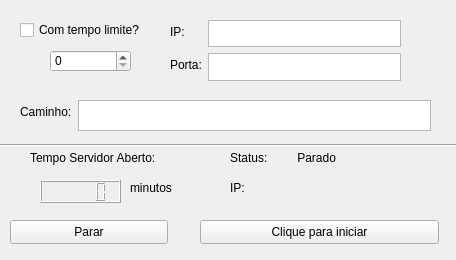
<?xml version="1.0" encoding="UTF-8"?>
<ui version="4.0">
 <class>MainWindow</class>
 <widget class="QMainWindow" name="MainWindow">
  <property name="geometry">
   <rect>
    <x>0</x>
    <y>0</y>
    <width>456</width>
    <height>260</height>
   </rect>
  </property>
  <property name="minimumSize">
   <size>
    <width>456</width>
    <height>260</height>
   </size>
  </property>
  <property name="maximumSize">
   <size>
    <width>456</width>
    <height>260</height>
   </size>
  </property>
  <property name="palette">
   <palette>
    <active>
     <colorrole role="BrightText">
      <brush brushstyle="SolidPattern">
       <color alpha="255">
        <red>0</red>
        <green>0</green>
        <blue>0</blue>
       </color>
      </brush>
     </colorrole>
    </active>
    <inactive>
     <colorrole role="BrightText">
      <brush brushstyle="SolidPattern">
       <color alpha="255">
        <red>255</red>
        <green>255</green>
        <blue>255</blue>
       </color>
      </brush>
     </colorrole>
    </inactive>
    <disabled>
     <colorrole role="BrightText">
      <brush brushstyle="SolidPattern">
       <color alpha="255">
        <red>0</red>
        <green>0</green>
        <blue>0</blue>
       </color>
      </brush>
     </colorrole>
    </disabled>
   </palette>
  </property>
  <property name="windowTitle">
   <string>Servidor de Arquivos - Lucas Rocha</string>
  </property>
  <widget class="QWidget" name="centralwidget">
   <widget class="QWidget" name="formLayoutWidget">
    <property name="geometry">
     <rect>
      <x>170</x>
      <y>20</y>
      <width>231</width>
      <height>61</height>
     </rect>
    </property>
    <layout class="QFormLayout" name="formLayout">
     <item row="0" column="0">
      <widget class="QLabel" name="label_ip">
       <property name="text">
        <string>IP:</string>
       </property>
      </widget>
     </item>
     <item row="1" column="0">
      <widget class="QLabel" name="label_porta">
       <property name="text">
        <string>Porta:</string>
       </property>
      </widget>
     </item>
     <item row="0" column="1">
      <widget class="QTextEdit" name="textEdit_ip"/>
     </item>
     <item row="1" column="1">
      <widget class="QTextEdit" name="textEdit_porta"/>
     </item>
    </layout>
   </widget>
   <widget class="QLabel" name="label_tempo_aberto_m">
    <property name="geometry">
     <rect>
      <x>30</x>
      <y>150</y>
      <width>158</width>
      <height>16</height>
     </rect>
    </property>
    <property name="text">
     <string>Tempo Servidor Aberto:</string>
    </property>
   </widget>
   <widget class="QPushButton" name="botao_parar">
    <property name="geometry">
     <rect>
      <x>10</x>
      <y>220</y>
      <width>158</width>
      <height>24</height>
     </rect>
    </property>
    <property name="text">
     <string>Parar</string>
    </property>
   </widget>
   <widget class="QLabel" name="label_status">
    <property name="geometry">
     <rect>
      <x>230</x>
      <y>150</y>
      <width>239</width>
      <height>16</height>
     </rect>
    </property>
    <property name="text">
     <string>Status:         Parado</string>
    </property>
   </widget>
   <widget class="QLabel" name="label_ip_botao">
    <property name="geometry">
     <rect>
      <x>230</x>
      <y>180</y>
      <width>239</width>
      <height>16</height>
     </rect>
    </property>
    <property name="text">
     <string>IP:</string>
    </property>
   </widget>
   <widget class="QPushButton" name="botao_iniciar">
    <property name="geometry">
     <rect>
      <x>200</x>
      <y>220</y>
      <width>239</width>
      <height>24</height>
     </rect>
    </property>
    <property name="text">
     <string>Clique para iniciar</string>
    </property>
   </widget>
   <widget class="QWidget" name="formLayoutWidget_2">
    <property name="geometry">
     <rect>
      <x>20</x>
      <y>100</y>
      <width>411</width>
      <height>31</height>
     </rect>
    </property>
    <layout class="QFormLayout" name="formLayout_2">
     <item row="0" column="1">
      <widget class="QTextEdit" name="textEdit_caminho"/>
     </item>
     <item row="0" column="0">
      <widget class="QLabel" name="label_caminho">
       <property name="text">
        <string>Caminho:</string>
       </property>
      </widget>
     </item>
    </layout>
   </widget>
   <widget class="QLCDNumber" name="lcdnumero">
    <property name="geometry">
     <rect>
      <x>40</x>
      <y>180</y>
      <width>81</width>
      <height>23</height>
     </rect>
    </property>
    <property name="palette">
     <palette>
      <active>
       <colorrole role="Light">
        <brush brushstyle="SolidPattern">
         <color alpha="255">
          <red>0</red>
          <green>0</green>
          <blue>0</blue>
         </color>
        </brush>
       </colorrole>
      </active>
      <inactive>
       <colorrole role="Light">
        <brush brushstyle="SolidPattern">
         <color alpha="255">
          <red>255</red>
          <green>255</green>
          <blue>255</blue>
         </color>
        </brush>
       </colorrole>
      </inactive>
      <disabled>
       <colorrole role="Light">
        <brush brushstyle="SolidPattern">
         <color alpha="255">
          <red>0</red>
          <green>0</green>
          <blue>0</blue>
         </color>
        </brush>
       </colorrole>
      </disabled>
     </palette>
    </property>
   </widget>
   <widget class="Line" name="line">
    <property name="geometry">
     <rect>
      <x>-20</x>
      <y>135</y>
      <width>531</width>
      <height>21</height>
     </rect>
    </property>
    <property name="orientation">
     <enum>Qt::Horizontal</enum>
    </property>
   </widget>
   <widget class="QLabel" name="label">
    <property name="geometry">
     <rect>
      <x>130</x>
      <y>180</y>
      <width>49</width>
      <height>16</height>
     </rect>
    </property>
    <property name="text">
     <string>minutos</string>
    </property>
   </widget>
   <widget class="QSpinBox" name="spinBox_tempo">
    <property name="geometry">
     <rect>
      <x>50</x>
      <y>50</y>
      <width>81</width>
      <height>22</height>
     </rect>
    </property>
    <property name="maximum">
     <number>99999</number>
    </property>
   </widget>
   <widget class="QCheckBox" name="checkBox">
    <property name="geometry">
     <rect>
      <x>20</x>
      <y>20</y>
      <width>131</width>
      <height>20</height>
     </rect>
    </property>
    <property name="text">
     <string>Com tempo limite?</string>
    </property>
   </widget>
  </widget>
 </widget>
 <tabstops>
  <tabstop>textEdit_ip</tabstop>
  <tabstop>textEdit_porta</tabstop>
  <tabstop>checkBox</tabstop>
  <tabstop>spinBox_tempo</tabstop>
  <tabstop>textEdit_caminho</tabstop>
  <tabstop>botao_iniciar</tabstop>
  <tabstop>botao_parar</tabstop>
 </tabstops>
 <resources/>
 <connections>
  <connection>
   <sender>botao_iniciar</sender>
   <signal>clicked(bool)</signal>
   <receiver>textEdit_porta</receiver>
   <slot>setEnabled(bool)</slot>
   <hints>
    <hint type="sourcelabel">
     <x>223</x>
     <y>221</y>
    </hint>
    <hint type="destinationlabel">
     <x>205</x>
     <y>67</y>
    </hint>
   </hints>
  </connection>
  <connection>
   <sender>botao_iniciar</sender>
   <signal>clicked(bool)</signal>
   <receiver>textEdit_ip</receiver>
   <slot>setEnabled(bool)</slot>
   <hints>
    <hint type="sourcelabel">
     <x>241</x>
     <y>243</y>
    </hint>
    <hint type="destinationlabel">
     <x>205</x>
     <y>41</y>
    </hint>
   </hints>
  </connection>
  <connection>
   <sender>botao_parar</sender>
   <signal>clicked(bool)</signal>
   <receiver>textEdit_porta</receiver>
   <slot>setDisabled(bool)</slot>
   <hints>
    <hint type="sourcelabel">
     <x>60</x>
     <y>243</y>
    </hint>
    <hint type="destinationlabel">
     <x>226</x>
     <y>79</y>
    </hint>
   </hints>
  </connection>
  <connection>
   <sender>botao_parar</sender>
   <signal>clicked(bool)</signal>
   <receiver>textEdit_ip</receiver>
   <slot>setDisabled(bool)</slot>
   <hints>
    <hint type="sourcelabel">
     <x>90</x>
     <y>243</y>
    </hint>
    <hint type="destinationlabel">
     <x>262</x>
     <y>41</y>
    </hint>
   </hints>
  </connection>
  <connection>
   <sender>checkBox</sender>
   <signal>clicked(bool)</signal>
   <receiver>spinBox_tempo</receiver>
   <slot>setEnabled(bool)</slot>
   <hints>
    <hint type="sourcelabel">
     <x>27</x>
     <y>26</y>
    </hint>
    <hint type="destinationlabel">
     <x>67</x>
     <y>59</y>
    </hint>
   </hints>
  </connection>
  <connection>
   <sender>botao_iniciar</sender>
   <signal>clicked(bool)</signal>
   <receiver>textEdit_caminho</receiver>
   <slot>setEnabled(bool)</slot>
   <hints>
    <hint type="sourcelabel">
     <x>292</x>
     <y>231</y>
    </hint>
    <hint type="destinationlabel">
     <x>221</x>
     <y>128</y>
    </hint>
   </hints>
  </connection>
  <connection>
   <sender>botao_parar</sender>
   <signal>clicked(bool)</signal>
   <receiver>textEdit_caminho</receiver>
   <slot>setDisabled(bool)</slot>
   <hints>
    <hint type="sourcelabel">
     <x>108</x>
     <y>237</y>
    </hint>
    <hint type="destinationlabel">
     <x>257</x>
     <y>115</y>
    </hint>
   </hints>
  </connection>
  <connection>
   <sender>botao_iniciar</sender>
   <signal>clicked(bool)</signal>
   <receiver>spinBox_tempo</receiver>
   <slot>setEnabled(bool)</slot>
   <hints>
    <hint type="sourcelabel">
     <x>257</x>
     <y>235</y>
    </hint>
    <hint type="destinationlabel">
     <x>75</x>
     <y>66</y>
    </hint>
   </hints>
  </connection>
  <connection>
   <sender>botao_iniciar</sender>
   <signal>clicked(bool)</signal>
   <receiver>checkBox</receiver>
   <slot>setEnabled(bool)</slot>
   <hints>
    <hint type="sourcelabel">
     <x>318</x>
     <y>231</y>
    </hint>
    <hint type="destinationlabel">
     <x>45</x>
     <y>29</y>
    </hint>
   </hints>
  </connection>
  <connection>
   <sender>botao_parar</sender>
   <signal>clicked(bool)</signal>
   <receiver>spinBox_tempo</receiver>
   <slot>setDisabled(bool)</slot>
   <hints>
    <hint type="sourcelabel">
     <x>118</x>
     <y>227</y>
    </hint>
    <hint type="destinationlabel">
     <x>54</x>
     <y>60</y>
    </hint>
   </hints>
  </connection>
  <connection>
   <sender>botao_parar</sender>
   <signal>clicked(bool)</signal>
   <receiver>checkBox</receiver>
   <slot>setDisabled(bool)</slot>
   <hints>
    <hint type="sourcelabel">
     <x>121</x>
     <y>234</y>
    </hint>
    <hint type="destinationlabel">
     <x>63</x>
     <y>36</y>
    </hint>
   </hints>
  </connection>
 </connections>
</ui>
